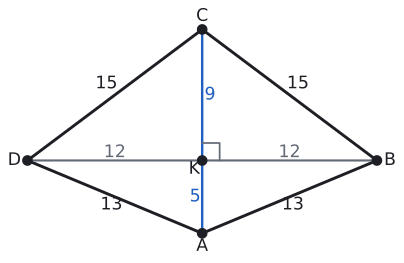

Generate this figure with Python:
import sys; sys.path.insert(0, "tools")
from cizim import *

P = lambda x, y: np.array([float(x), float(y)])
uz = lambda U, V: round(float(np.linalg.norm(U - V)), 4)
def acisi(K, U, V):
    u, v = U - K, V - K
    return round(float(np.degrees(np.arccos(np.dot(u, v) / np.linalg.norm(u) / np.linalg.norm(v)))), 3)
def birim(U, V):
    t = (V - U) / np.linalg.norm(V - U); return t, np.array([-t[1], t[0]])
def cetik(U, V, n=1, renk=SOLUK, f=0.5):
    M = U + f * (V - U); t, m = birim(U, V)
    for i in range(n):
        c = M + (i - (n - 1) / 2) * 0.2 * S * t
        ax.plot(*zip(c - 0.22 * S * m, c + 0.22 * S * m), color=renk, lw=1.5)
def olcu(U, V, metin, d=0.5, renk=YAZI, fs=13, f=0.5, kutu=False):
    """[UV] üzerinde f oranındaki noktaya, U->V yönünün soluna d*S uzağa yazı (d < 0: sağına)."""
    M = U + f * (V - U); _, m = birim(U, V)
    ax.text(*(M + d * S * m), metin, ha="center", va="center", color=renk, fontsize=fs, zorder=7,
            bbox=dict(facecolor="white", edgecolor="none", pad=1.5) if kutu else None)
def dik_isareti(K, U, V, r=0.4):
    a_ = (U - K) / np.linalg.norm(U - K) * r * S; b_ = (V - K) / np.linalg.norm(V - K) * r * S
    ax.plot(*zip(K + a_, K + a_ + b_, K + b_), color=SOLUK, lw=1.3)
def harf(Q, metin, dx, dy, renk=YAZI, fs=13, kutu=False):
    ax.text(Q[0] + dx * S, Q[1] + dy * S, metin, ha="center", va="center", color=renk, fontsize=fs, zorder=7,
            bbox=dict(facecolor="white", edgecolor="none", pad=1.5) if kutu else None)
def cizgi(U, V, renk=YAZI, lw=2.2, ls="-"):
    ax.plot(*zip(U, V), color=renk, lw=lw, ls=ls)
def basla(xmin, xmax, ymin, ymax, en=5.0):
    global fig, ax
    fig, ax = sekil(en, en * (ymax - ymin) / (xmax - xmin))
    ax.set_aspect("equal"); ax.axis("off"); ax.set_xlim(xmin, xmax); ax.set_ylim(ymin, ymax)
def cokgen(noktalar, dolgu=None, kenar=YAZI, lw=2.2):
    if dolgu: ax.add_patch(patches.Polygon(noktalar, closed=True, facecolor=dolgu, edgecolor="none"))
    ax.plot(*zip(*(list(noktalar) + [noktalar[0]])), color=kenar, lw=lw)
    for Q in noktalar: nokta(ax, *Q, "")
def cerceve(noktalar, kenar=1.0):
    xs = [q[0] for q in noktalar]; ys = [q[1] for q in noktalar]
    return min(xs) - kenar * S, max(xs) + kenar * S, min(ys) - kenar * S, max(ys) + kenar * S
def deltoid(ak, ck, kb):
    """K orijinde; A altta, C üstte, D solda, B sağda. |AB| = |AD|, |CB| = |CD|."""
    return P(0, -ak), P(kb, 0), P(0, ck), P(-kb, 0), P(0, 0)
def koseler(A, B, C, D, r=0.5):
    harf(A, "A", 0, -r); harf(B, "B", r, 0); harf(C, "C", 0, r); harf(D, "D", -r, 0)
def alan_hesap(*Q):
    return round(abs(sum(Q[i][0] * Q[(i + 1) % len(Q)][1] - Q[(i + 1) % len(Q)][0] * Q[i][1] for i in range(len(Q)))) / 2, 4)

# Bölüm 2: |AB| = |AD| = 13, |CB| = |CD| = 15, |BD| = 24. |KB| = 12, |AK| = 5, |CK| = 9, |AC| = 14.
A, B, C, D, K = deltoid(5, 9, 12)
S = 1.2
print("AB", uz(A, B), "AD", uz(A, D), "CB", uz(C, B), "CD", uz(C, D), "AK", uz(A, K), "CK", uz(C, K), "BD", uz(B, D))
basla(*cerceve([A, B, C, D], 1.0), en=5.2)
cokgen([A, B, C, D]); koseler(A, B, C, D, r=0.75)
cizgi(B, D, SOLUK, 1.6); cizgi(A, C, MAVI, 1.8)
nokta(ax, *K, ""); harf(K, "K", -0.45, -0.5)
dik_isareti(K, B, C, r=1.0)
olcu(D, K, "12", 0.45, SOLUK); olcu(K, B, "12", 0.45, SOLUK)
olcu(A, K, "5", 0.4, MAVI); olcu(K, C, "9", -0.45, MAVI)
olcu(A, B, "13", -0.5); olcu(D, A, "13", -0.5); olcu(B, C, "15", -0.8); olcu(C, D, "15", -0.8)
kaydet(fig, __file__)
